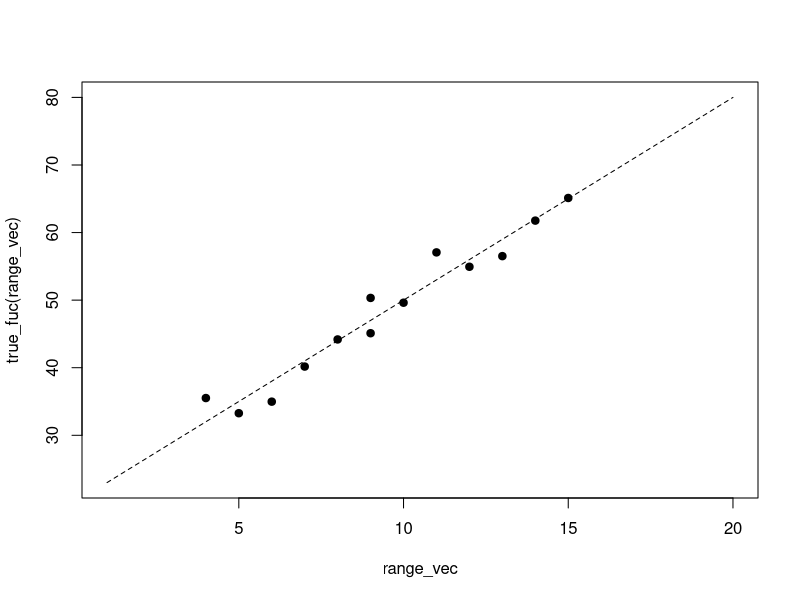
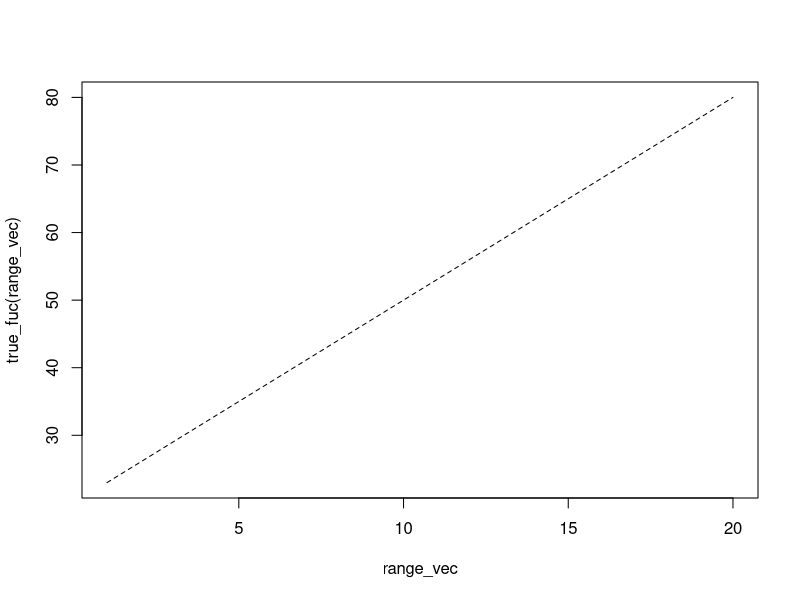
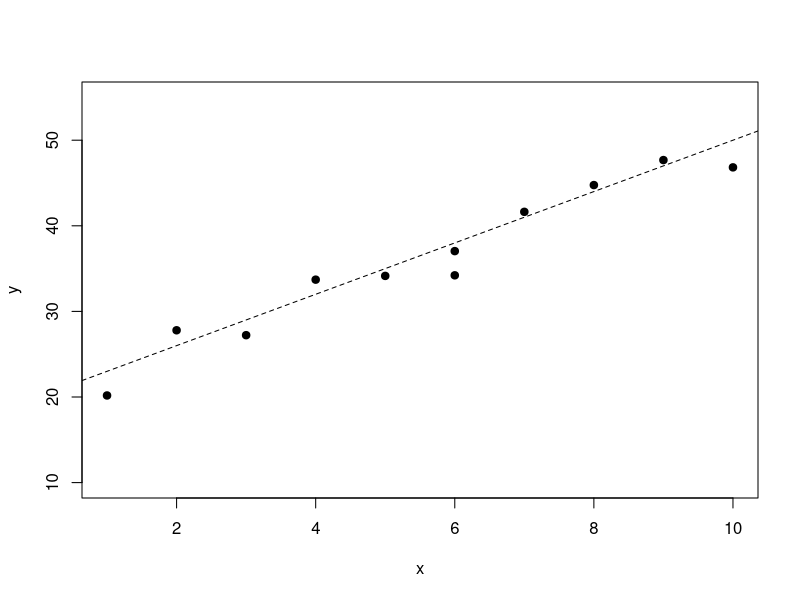

Generate these figures, in order, with R:
## print with possibly greater accuracy:
options(digits.secs = 6)
Sys.time()

# 무작위수 - 이론적 0 ~ 0.9999
0371 / 10000
6964 / 10000
4414 / 10000
0742 / 10000

random_0to1 <- function(){
  options(digits.secs = 6)
  y <- Sys.time()
  mode(y)
  current_time <- as.character(Sys.time())
  n <- nchar(current_time)
  time_decimal <- substr(current_time, n-3, n)    #sustr 문자열의 부분을 가져옴
  return(as.integer(time_decimal)/ 10000)
}
random_0to1()


# 무작위 동일한 기회로 0~1 사이 아무값을 n개 골라주는
# 착한 함수
runif(2)           
runif(10)

# 5 ~ 10사이 아무 숫자나 뽑아줘
runif(10)*5 + 5

# 15 ~ 19사이 아무 숫자를 뽑아줘
runif(1)*4 + 15


# runif를 통한 잡음 (잡음의 범위가 정해져 있다는 한계)
true_fuc <- function(x){
  result <- x * 3 + 20
  return(result)
}

range_vec <- 1:20
plot(range_vec, true_fuc(range_vec), 
     type = 'l', lty = 2)

noise_fuc3 <- function(x){
  true_vec <- x * 3 + 20
  noise_vec <- runif(length(x)) * 10 - 5
  
  result <- true_vec + noise_vec
  return(result)
}
points(4, noise_fuc3(4), pch = 19)
points(9, noise_fuc3(9), pch = 19)
x <- 5:15
points(x, noise_fuc3(x), pch = 19)


# 정규분포를 사용해서 잡음을 모델링하게 된다.
# rnorm()을 사용한 오차의 모델링

range_vec <- 1:20
plot(range_vec, true_fuc(range_vec), 
     type = 'l', lty = 2)

true_fuc <- function(x){
  result <- x * 3 + 20
  return(result)
}

x <- c(2,6,3,7,4,6,5,1,9,8,10)
r_noise <- rnorm(11) * 2

y <- true_fuc(x) + r_noise
plot(x,y,pch=19,ylim = c(10,55))
abline(20, 3, lty = 2)
